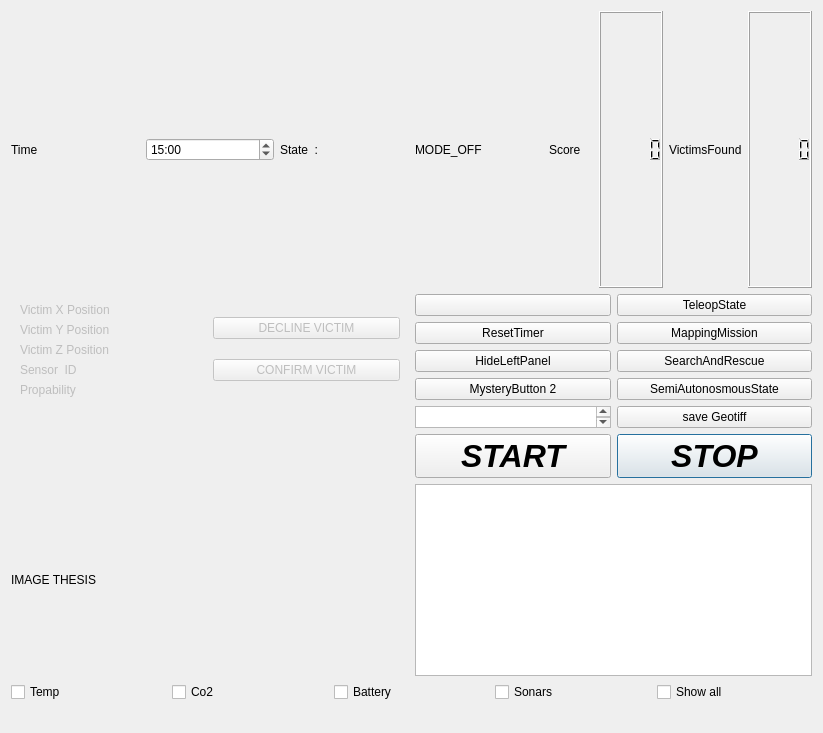
<?xml version="1.0" encoding="UTF-8"?>
<ui version="4.0">
 <class>Form</class>
 <widget class="QWidget" name="Form">
  <property name="geometry">
   <rect>
    <x>0</x>
    <y>0</y>
    <width>823</width>
    <height>733</height>
   </rect>
  </property>
  <property name="windowTitle">
   <string>Form</string>
  </property>
  <layout class="QHBoxLayout" name="horizontalLayout">
   <item>
    <layout class="QGridLayout" name="StandarGrid">
     <item row="0" column="0">
      <layout class="QHBoxLayout" name="horizontalLayout_9">
       <item>
        <layout class="QHBoxLayout" name="horizontalLayout_4">
         <item>
          <widget class="QLabel" name="label_2">
           <property name="text">
            <string>Time</string>
           </property>
          </widget>
         </item>
         <item>
          <widget class="QTimeEdit" name="timer">
           <property name="dateTime">
            <datetime>
             <hour>0</hour>
             <minute>15</minute>
             <second>0</second>
             <year>2000</year>
             <month>1</month>
             <day>1</day>
            </datetime>
           </property>
           <property name="time">
            <time>
             <hour>0</hour>
             <minute>15</minute>
             <second>0</second>
            </time>
           </property>
           <property name="displayFormat">
            <string>mm:ss</string>
           </property>
           <property name="calendarPopup">
            <bool>false</bool>
           </property>
          </widget>
         </item>
        </layout>
       </item>
       <item>
        <layout class="QHBoxLayout" name="horizontalLayout_6">
         <item>
          <widget class="QLabel" name="label_3">
           <property name="text">
            <string>State  :</string>
           </property>
          </widget>
         </item>
         <item>
          <widget class="QLabel" name="label_5">
           <property name="text">
            <string>MODE_OFF</string>
           </property>
          </widget>
         </item>
        </layout>
       </item>
       <item>
        <layout class="QHBoxLayout" name="horizontalLayout_7">
         <item>
          <widget class="QLabel" name="label_4">
           <property name="text">
            <string>Score</string>
           </property>
          </widget>
         </item>
         <item>
          <widget class="QLCDNumber" name="score"/>
         </item>
         <item>
          <layout class="QHBoxLayout" name="horizontalLayout_3">
           <item>
            <widget class="QLabel" name="label">
             <property name="text">
              <string>VictimsFound</string>
             </property>
            </widget>
           </item>
           <item>
            <widget class="QLCDNumber" name="victimsFound"/>
           </item>
          </layout>
         </item>
        </layout>
       </item>
      </layout>
     </item>
     <item row="2" column="0">
      <layout class="QHBoxLayout" name="horizontalLayout_5">
       <item>
        <widget class="QCheckBox" name="tempCheckBox">
         <property name="text">
          <string>Temp</string>
         </property>
        </widget>
       </item>
       <item>
        <widget class="QCheckBox" name="co2CheckBox">
         <property name="text">
          <string>Co2</string>
         </property>
        </widget>
       </item>
       <item>
        <widget class="QCheckBox" name="batteryCheckBox">
         <property name="text">
          <string>Battery</string>
         </property>
        </widget>
       </item>
       <item>
        <widget class="QCheckBox" name="sonarsCheckBox">
         <property name="text">
          <string>Sonars</string>
         </property>
        </widget>
       </item>
       <item>
        <widget class="QCheckBox" name="showAllCheckBox">
         <property name="text">
          <string>Show all</string>
         </property>
        </widget>
       </item>
      </layout>
     </item>
     <item row="1" column="0">
      <layout class="QGridLayout" name="internalGrid">
       <item row="0" column="1" rowspan="2">
        <layout class="QVBoxLayout" name="Buttons">
         <item>
          <layout class="QGridLayout" name="gridLayout">
           <item row="0" column="0">
            <widget class="QPushButton" name="pushButton_9">
             <property name="sizePolicy">
              <sizepolicy hsizetype="Minimum" vsizetype="Preferred">
               <horstretch>0</horstretch>
               <verstretch>0</verstretch>
              </sizepolicy>
             </property>
             <property name="text">
              <string/>
             </property>
            </widget>
           </item>
           <item row="1" column="0">
            <widget class="QPushButton" name="pushButton_2">
             <property name="text">
              <string>ResetTimer</string>
             </property>
            </widget>
           </item>
           <item row="5" column="0">
            <widget class="QTextEdit" name="textEdit">
             <property name="sizePolicy">
              <sizepolicy hsizetype="Ignored" vsizetype="Ignored">
               <horstretch>0</horstretch>
               <verstretch>0</verstretch>
              </sizepolicy>
             </property>
            </widget>
           </item>
           <item row="1" column="2">
            <widget class="QPushButton" name="mapping_mission_button">
             <property name="text">
              <string>MappingMission</string>
             </property>
            </widget>
           </item>
           <item row="5" column="2">
            <widget class="QPushButton" name="pushButton_3">
             <property name="text">
              <string>save Geotiff</string>
             </property>
            </widget>
           </item>
           <item row="0" column="2">
            <widget class="QPushButton" name="teleop_state_button">
             <property name="text">
              <string>TeleopState</string>
             </property>
            </widget>
           </item>
           <item row="4" column="0">
            <widget class="QPushButton" name="mysteryButton2">
             <property name="text">
              <string>MysteryButton 2</string>
             </property>
            </widget>
           </item>
           <item row="2" column="2">
            <widget class="QPushButton" name="search_and_rescue_button">
             <property name="text">
              <string>SearchAndRescue</string>
             </property>
            </widget>
           </item>
           <item row="4" column="2">
            <widget class="QPushButton" name="semi_autonomous_state">
             <property name="text">
              <string>SemiAutonosmousState</string>
             </property>
            </widget>
           </item>
           <item row="6" column="2">
            <widget class="QPushButton" name="stopButton">
             <property name="sizePolicy">
              <sizepolicy hsizetype="Minimum" vsizetype="Ignored">
               <horstretch>0</horstretch>
               <verstretch>0</verstretch>
              </sizepolicy>
             </property>
             <property name="font">
              <font>
               <pointsize>24</pointsize>
               <weight>75</weight>
               <italic>true</italic>
               <bold>true</bold>
              </font>
             </property>
             <property name="autoFillBackground">
              <bool>false</bool>
             </property>
             <property name="text">
              <string>STOP</string>
             </property>
             <property name="autoDefault">
              <bool>false</bool>
             </property>
             <property name="default">
              <bool>true</bool>
             </property>
             <property name="flat">
              <bool>false</bool>
             </property>
            </widget>
           </item>
           <item row="2" column="0">
            <widget class="QPushButton" name="left_panel_button">
             <property name="text">
              <string>HideLeftPanel</string>
             </property>
            </widget>
           </item>
           <item row="6" column="0">
            <widget class="QPushButton" name="goButton">
             <property name="font">
              <font>
               <pointsize>24</pointsize>
               <weight>75</weight>
               <italic>true</italic>
               <bold>true</bold>
              </font>
             </property>
             <property name="text">
              <string>START</string>
             </property>
            </widget>
           </item>
          </layout>
         </item>
        </layout>
       </item>
       <item row="2" column="1">
        <widget class="QPlainTextEdit" name="plainTextEdit">
         <property name="sizePolicy">
          <sizepolicy hsizetype="Preferred" vsizetype="Minimum">
           <horstretch>0</horstretch>
           <verstretch>0</verstretch>
          </sizepolicy>
         </property>
        </widget>
       </item>
       <item row="2" column="0">
        <widget class="QLabel" name="image">
         <property name="text">
          <string>IMAGE THESIS</string>
         </property>
        </widget>
       </item>
       <item row="0" column="0">
        <widget class="QWidget" name="victimInfo_2" native="true">
         <layout class="QGridLayout" name="victimInfo">
          <item row="0" column="0">
           <layout class="QGridLayout" name="gridLayout_2">
            <item row="0" column="0">
             <widget class="QLabel" name="victimx">
              <property name="enabled">
               <bool>false</bool>
              </property>
              <property name="text">
               <string>Victim X Position</string>
              </property>
             </widget>
            </item>
            <item row="1" column="0">
             <widget class="QLabel" name="victimy">
              <property name="enabled">
               <bool>false</bool>
              </property>
              <property name="text">
               <string>Victim Y Position</string>
              </property>
             </widget>
            </item>
            <item row="2" column="0">
             <widget class="QLabel" name="victimz">
              <property name="enabled">
               <bool>false</bool>
              </property>
              <property name="text">
               <string>Victim Z Position</string>
              </property>
             </widget>
            </item>
            <item row="3" column="0">
             <widget class="QLabel" name="sensorID">
              <property name="enabled">
               <bool>false</bool>
              </property>
              <property name="text">
               <string>Sensor  ID</string>
              </property>
             </widget>
            </item>
            <item row="4" column="0">
             <widget class="QLabel" name="probability">
              <property name="enabled">
               <bool>false</bool>
              </property>
              <property name="text">
               <string>Propability</string>
              </property>
             </widget>
            </item>
           </layout>
          </item>
          <item row="0" column="1">
           <layout class="QGridLayout" name="gridLayout_3">
            <item row="0" column="0">
             <widget class="QPushButton" name="declineButton">
              <property name="enabled">
               <bool>false</bool>
              </property>
              <property name="text">
               <string>DECLINE VICTIM</string>
              </property>
              <property name="autoDefault">
               <bool>false</bool>
              </property>
             </widget>
            </item>
            <item row="1" column="0">
             <widget class="QPushButton" name="confirmButton">
              <property name="enabled">
               <bool>false</bool>
              </property>
              <property name="text">
               <string>CONFIRM VICTIM</string>
              </property>
             </widget>
            </item>
           </layout>
          </item>
         </layout>
        </widget>
       </item>
      </layout>
     </item>
     <item row="3" column="0">
      <spacer name="horizontalSpacer">
       <property name="orientation">
        <enum>Qt::Horizontal</enum>
       </property>
       <property name="sizeHint" stdset="0">
        <size>
         <width>40</width>
         <height>20</height>
        </size>
       </property>
      </spacer>
     </item>
    </layout>
   </item>
  </layout>
 </widget>
 <resources/>
 <connections/>
</ui>
